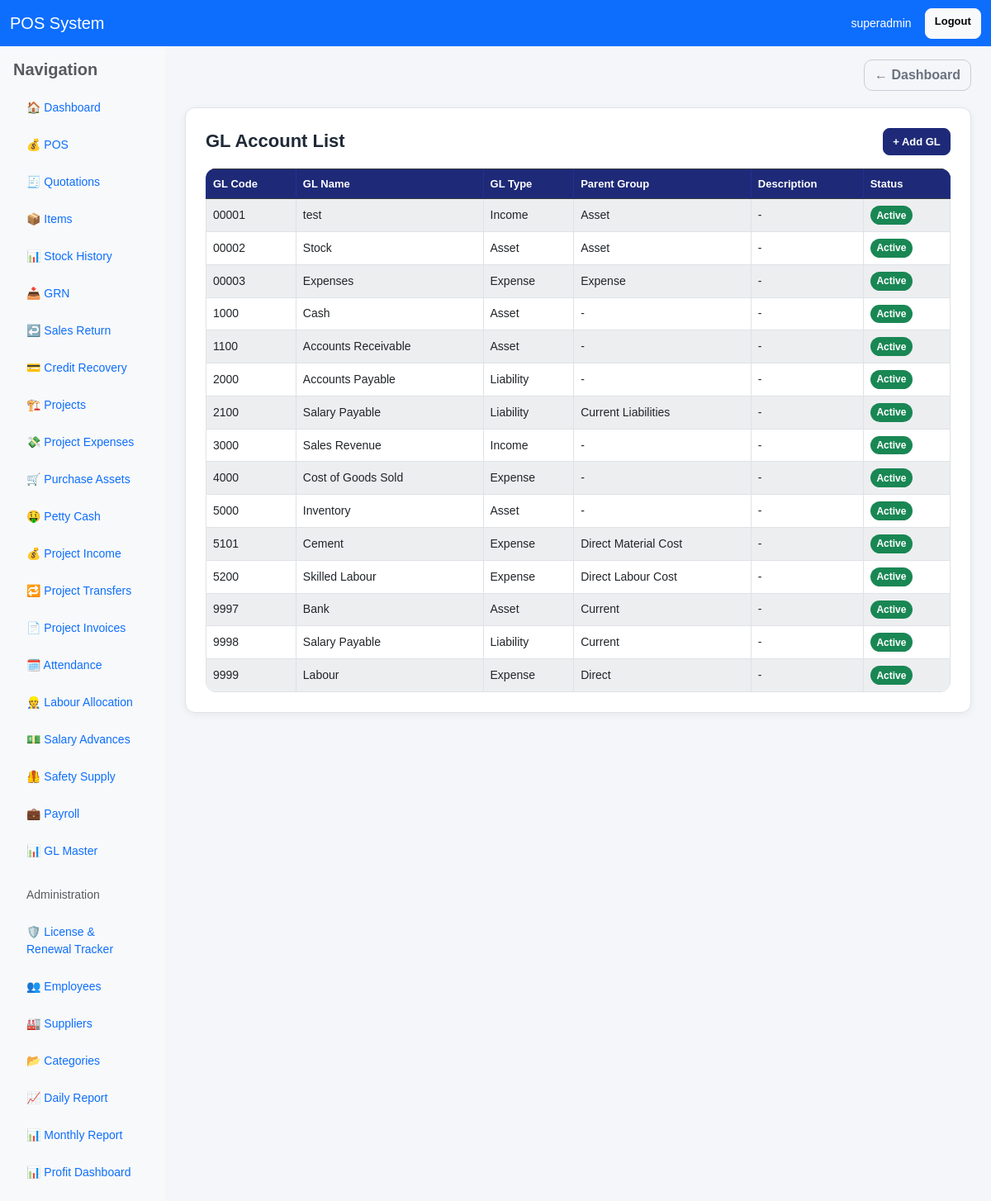
Screenshot of /gl/ (signed in) with the database file from the repository.
### pos/models.py (models this page shows, shortened)
class GLMaster(models.Model):
    GL_TYPE_CHOICES = [
        ("asset", "Asset"),
        ("liability", "Liability"),
        ("income", "Income"),
        ("expense", "Expense"),
        ("equity", "Equity"),
    ]
    gl_code = models.CharField(max_length=30, unique=True)
    gl_name = models.CharField(max_length=150)
    gl_type = models.CharField(max_length=20, choices=GL_TYPE_CHOICES)
    parent_group = models.CharField(max_length=150, blank=True, null=True)
    description = models.TextField(blank=True, null=True)
    is_active = models.BooleanField(default=True)
    created_at = models.DateTimeField(auto_now_add=True)
    class Meta:
        ordering = ["gl_code"]

### pos/views.py (the view)
# urls.py: path('gl/', views.gl_list, name='gl_list'),
@user_passes_test(can_use_gl)
def gl_list(request):
    gls = GLMaster.objects.all().order_by("gl_code")
    return render(request, "pos/gl_list.html", {"gl_accounts": gls})

### pos/views.py (called while the page is built)
def is_owner(user):
    return user.is_superuser or user.groups.filter(name__iexact="Owner").exists()

def can_use_gl(user):
    return is_owner(user)

### pos/templates/pos/gl_list.html (shortened to what this page needs)
{% extends "base.html" %}
{% block content %}
<div class="card p-3 p-md-4">
    <div class="app-card-header">
        <h4 class="app-page-title">GL Account List</h4>
        <div>
            <a href="{% url 'add_gl' %}" class="btn btn-primary btn-sm">+ Add GL</a>
        </div>
    </div>
    <div class="table-responsive">
        <table class="table table-bordered table-striped bg-white align-middle">
            <thead class="table-dark">
                <tr>
                    <th>GL Code</th>
                    <th>GL Name</th>
                    <th>GL Type</th>
                    <th>Parent Group</th>
                    <th>Description</th>
                    <th>Status</th>
                </tr>
            </thead>
            <tbody>
                {% for gl in gl_accounts %}
                <tr>
                    <td>{{ gl.gl_code }}</td>
                    <td>{{ gl.gl_name }}</td>
                    <td>{{ gl.get_gl_type_display }}</td>
                    <td>{{ gl.parent_group|default:"-" }}</td>
                    <td>{{ gl.description|default:"-" }}</td>
                    <td>
                        {% if gl.is_active %}
                            <span class="badge bg-success">Active</span>
                        {% else %}
                            <span class="badge bg-danger">Inactive</span>
                        {% endif %}
                    </td>
                </tr>
                {% empty %}
                <tr>
                    <td colspan="6" class="text-center">No GL accounts found</td>
                </tr>
                {% endfor %}
            </tbody>
        </table>
    </div>
</div>
{% endblock %}

### pos/templates/includes/navbar.html
<nav class="navbar navbar-expand-lg navbar-dark bg-primary">
    <div class="container-fluid">
        <a class="navbar-brand" href="{% url 'dashboard' %}">POS System</a>
        <div class="d-flex ms-auto">
            {% if request.user.is_authenticated %}
                <span class="navbar-text text-white me-3">
                    {{ request.user.username }}
                </span>
                <a href="{% url 'logout' %}" class="btn btn-light btn-sm">Logout</a>
            {% endif %}
        </div>
    </div>
</nav>

### static/css/app.css (style rules this page uses)
:root { --app-bg: #f4f6f9; --card-bg: #ffffff; --border-color: #dfe3ea; --text-main: #1f2937; --text-muted: #6b7280; --brand: #1e2a78; --brand-dark: #182260; --brand-soft: #eef2ff; --success-soft: #eaf7ee; --danger-soft: #fdecec; --warning-soft: #fff7e6; --shadow-soft: 0 2px 10px rgba(15, 23, 42, 0.06); --shadow-medium: 0 6px 18px rgba(15, 23, 42, 0.08); --radius: 12px; --pi-dark: #16384b; --pi-dark-2: #20495e; --pi-teal: #1fb6be; --pi-teal-2: #28c7cd; --pi-soft: #eef8f8; --pi-border: #cfe5e7; }
html, body { margin: 0; padding: 0; }
body.app-body { background: var(--app-bg); color: var(--text-main); font-size: 14px; font-family: Arial, sans-serif; }
.container, .container-fluid { width: 100%; }
.app-card, .card { border: 1px solid var(--border-color); border-radius: var(--radius); box-shadow: var(--shadow-soft); background: var(--card-bg); }
.app-card-header { display: flex; justify-content: space-between; align-items: center; gap: 12px; margin-bottom: 16px; flex-wrap: wrap; }
.app-page-title, h4, h5 { color: var(--text-main); font-weight: 700; margin: 0; }
.app-page-title { font-size: 22px; }
.btn { border-radius: 10px; font-weight: 600; transition: all 0.18s ease; }
.btn-sm { border-radius: 8px; font-size: 13px; padding: 0.35rem 0.7rem; }
.btn-primary { background: var(--brand); border-color: var(--brand); color: #fff; }
.table { margin-bottom: 0; }
.table-responsive { border-radius: 12px; }
.table thead th, .table-dark th { background: var(--brand) !important; color: #fff !important; border-color: #22318b !important; font-size: 13px; font-weight: 700; vertical-align: middle; }
.table td, .table th { vertical-align: middle; }
.table-striped > tbody > tr:nth-of-type(odd) > * { background-color: #fafbfd; }
.badge { font-size: 12px; font-weight: 700; padding: 0.45em 0.65em; border-radius: 999px; }

### rows the page displays
GLMaster: gl_code "00001", gl_name "test", gl_type "Income", parent_group "Asset", description "-", is_active "Active"
GLMaster: gl_code "00002", gl_name "Stock", gl_type "Asset", parent_group "Asset", description "-", is_active "Active"
GLMaster: gl_code "00003", gl_name "Expenses", gl_type "Expense", parent_group "Expense", description "-", is_active "Active"
GLMaster: gl_code "1000", gl_name "Cash", gl_type "Asset", parent_group "-", description "-", is_active "Active"
GLMaster: gl_code "1100", gl_name "Accounts Receivable", gl_type "Asset", parent_group "-", description "-", is_active "Active"
GLMaster: gl_code "2000", gl_name "Accounts Payable", gl_type "Liability", parent_group "-", description "-", is_active "Active"
GLMaster: gl_code "2100", gl_name "Salary Payable", gl_type "Liability", parent_group "Current Liabilities", description "-", is_active "Active"
GLMaster: gl_code "3000", gl_name "Sales Revenue", gl_type "Income", parent_group "-", description "-", is_active "Active"
GLMaster: gl_code "4000", gl_name "Cost of Goods Sold", gl_type "Expense", parent_group "-", description "-", is_active "Active"
GLMaster: gl_code "5000", gl_name "Inventory", gl_type "Asset", parent_group "-", description "-", is_active "Active"
GLMaster: gl_code "5101", gl_name "Cement", gl_type "Expense", parent_group "Direct Material Cost", description "-", is_active "Active"
GLMaster: gl_code "5200", gl_name "Skilled Labour", gl_type "Expense", parent_group "Direct Labour Cost", description "-", is_active "Active"
GLMaster: gl_code "9997", gl_name "Bank", gl_type "Asset", parent_group "Current", description "-", is_active "Active"
GLMaster: gl_code "9998", gl_name "Salary Payable", gl_type "Liability", parent_group "Current", description "-", is_active "Active"
GLMaster: gl_code "9999", gl_name "Labour", gl_type "Expense", parent_group "Direct", description "-", is_active "Active"

### other values shown
{{ request.user.username }} "superadmin"
